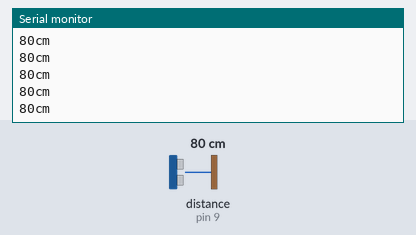
Bench run of a sketch on a simulated Arduino Uno, built with avr-gcc and run on an emulated ATmega328P. On the bench: the last lines printed to the serial monitor. Inputs (shaded band) come from the test bench; at power-on: distance to the obstacle (sensor on pin 9) 80 cm.

Above: at 1.2 s.
1.3 s: distance to the obstacle (sensor on pin 9) set to 4 cm
At 1.38 s:
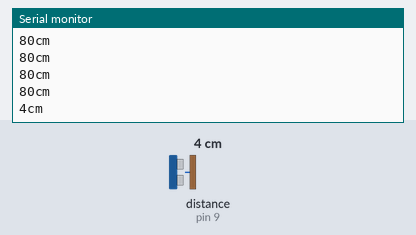
4.3 s: distance to the obstacle (sensor on pin 9) set to 2 cm
At 4.3 s:
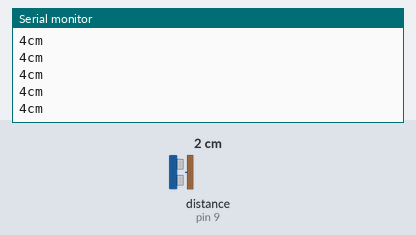
Timing chart, 0 to 7.3 s (numbered marks = the images above; inputs shaded):
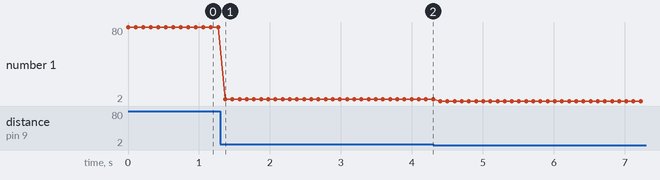

Measured:
- after the input at 1.3 s, the serial monitor: prints a new line after 0.07 s (image 1)
- plotted number 1: 80 → 4 after the input at 1.3 s, 4 → 2 after the input at 4.3 s

The sketch:

withLibrary.ino
```cpp
#include <Ultrasonic.h>
Ultrasonic ultrasonic(8,9);

void setup() {
  Serial.begin(9600);
}
void loop()
{
  Serial.print(ultrasonic.Ranging(CM));
  Serial.println("cm");
  delay(100);
}
```
